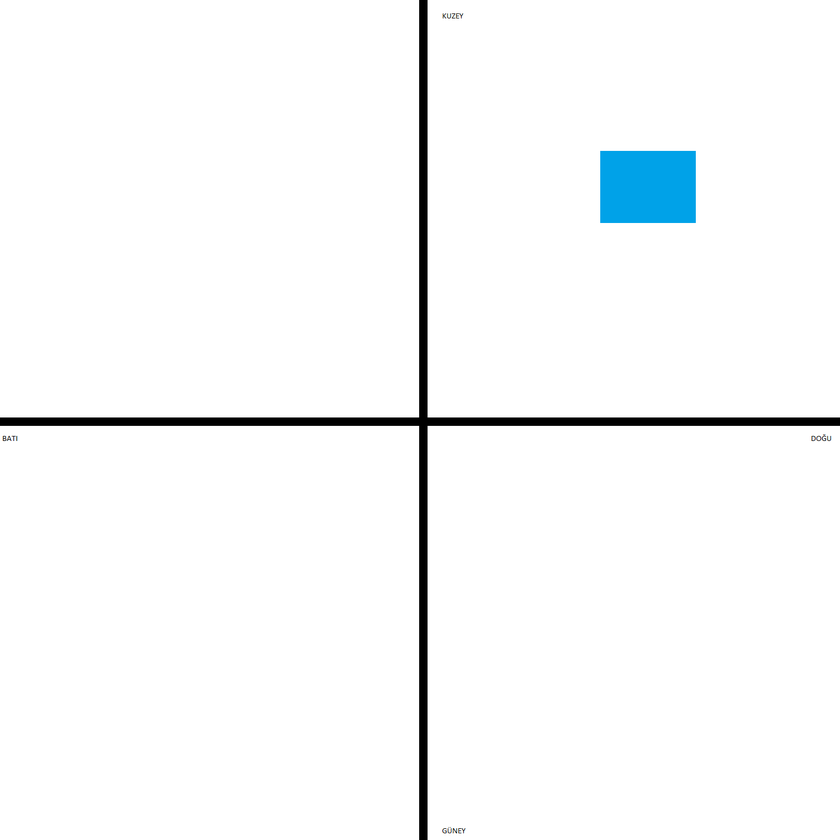
#> input picture Kayıt sistemi/location.png, 840 x 840 px, shrunk from 1503 x 1503 before the run
$ python -i location.py   (imports and definitions only)
#> lines starting #> are read from the running program, lines starting #| are printed output that depends on the picture; after the words box and inside, x2 and y2 are one past the last pixel; in counts of white or black regions, pixels touching at a corner belong together
import cv2
import numpy as np

def locate(x,y,size):
    if x > size[0]/2:
        if y > size[1]/2:
            return('Güney Doğu')
        else:
            return('Kuzey Doğu')
    else:
        if y > size[1]/2:
            return('Güney Batı')
        else:
            return('Kuzey Batı')

def location(name):
#> called with name = 'location.png'
    image = cv2.imread(name,cv2.IMREAD_GRAYSCALE)
#> image: shape (840, 840); min 0, max 255, mean 248.6
    size = image.shape
#> size = (840, 840)
    image = cv2.dilate(image,np.ones((5,5)),iterations=5)
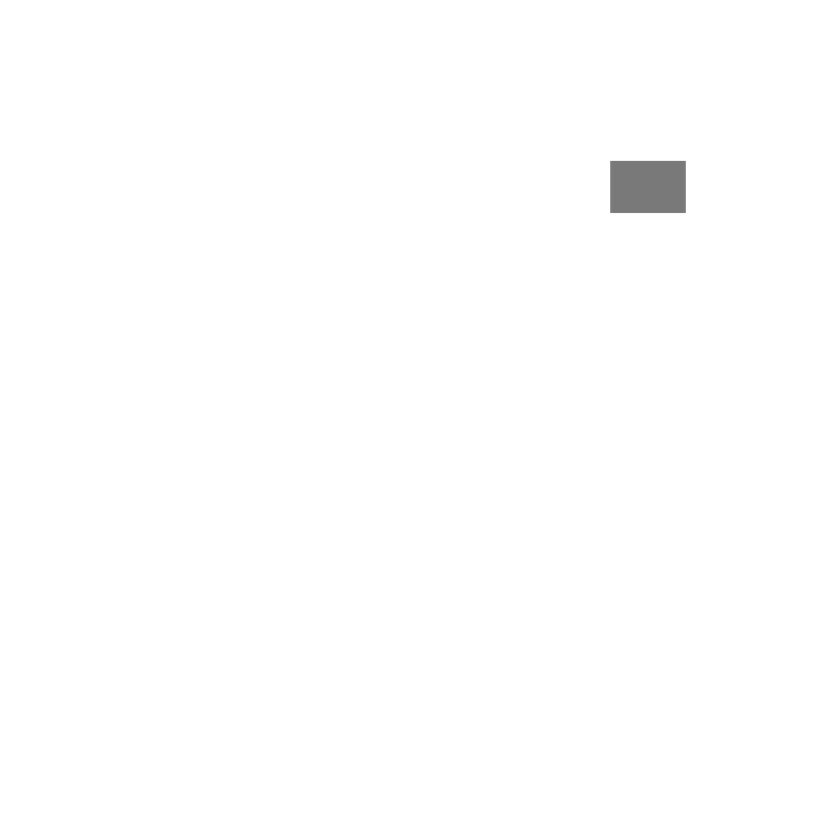
#> image: shape (840, 840); min 121, max 255, mean 254.3
    edge = cv2.Canny(image, 0,255)
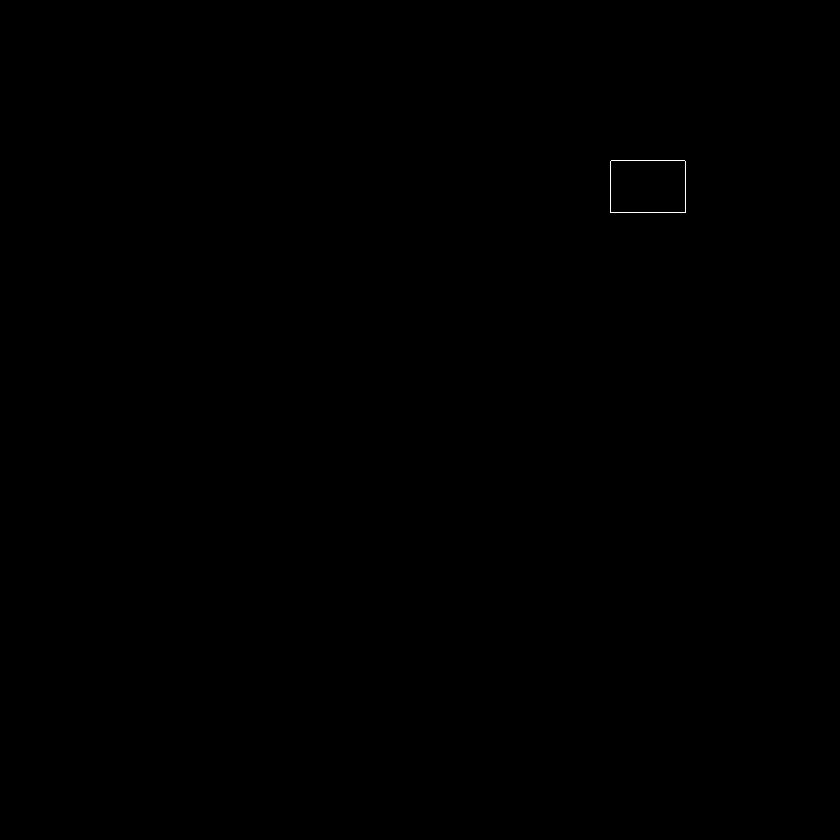
#> edge: shape (840, 840); 0.04% white in thin lines or dots, all inside (x1, y1, x2, y2) = (610, 160, 686, 213)
    contours,_ = cv2.findContours(edge.copy(), cv2.RETR_EXTERNAL, cv2.CHAIN_APPROX_NONE)
#> contours = 1 contour; box (x1, y1, x2, y2) and area: (610, 160, 686, 213) 3899
    x,y,w,h = cv2.boundingRect(contours[0])
#> x = 610; y = 160; w = 76; h = 53
    return locate(x,y,size)

>>> result = location('location.png')
#> result = 'Kuzey Doğu'

$ run again, on Kayıt sistemi/shapes.png
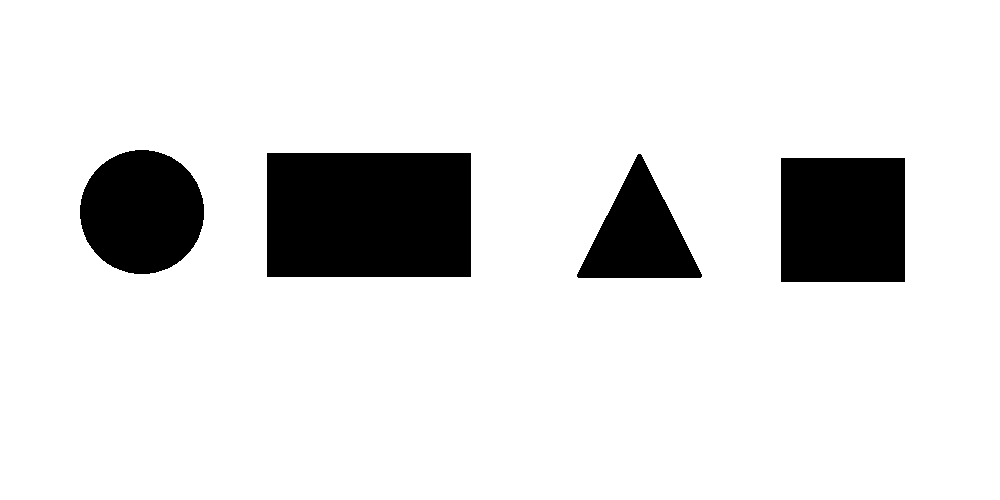
#> input picture Kayıt sistemi/shapes.png, 1000 x 500 px
#> in location, `image = cv2.dilate(image,np.ones((5,5)),iterations=5)`:
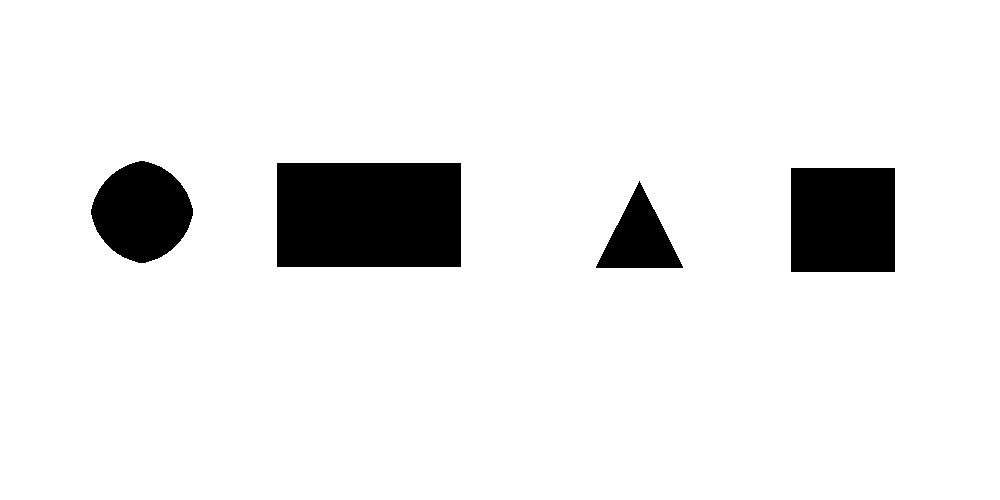
#> image: shape (500, 1000); 91.7% white; 4 black regions, box (x1, y1, x2, y2) and area: (277, 163, 461, 267) 19136, (791, 168, 895, 272) 10816, (91, 161, 193, 263) 7522, (596, 181, 683, 268) 3835
#> in location, `edge = cv2.Canny(image, 0,255)`:
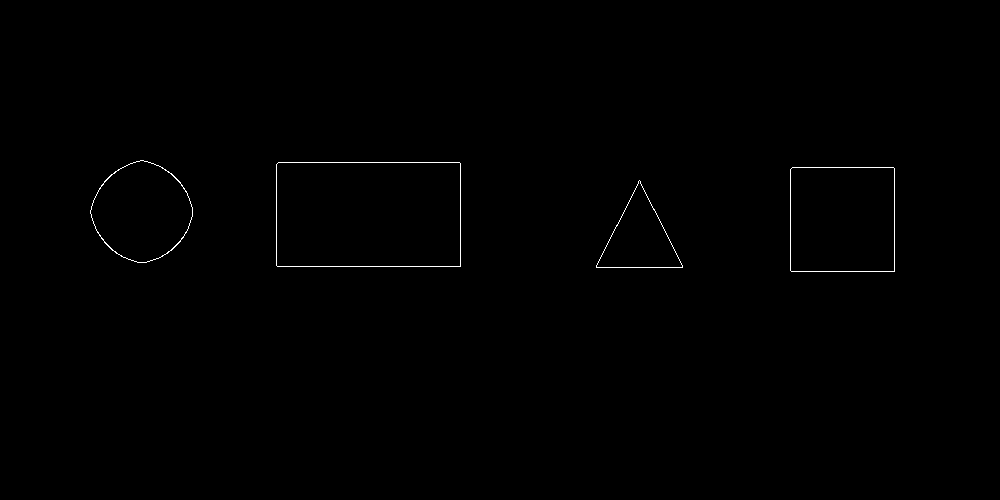
#> edge: shape (500, 1000); 0.32% white in thin lines or dots, all inside (x1, y1, x2, y2) = (90, 160, 895, 272)
#> contours = 4 contours; box (x1, y1, x2, y2) and area: (276, 162, 461, 267) 19133, (790, 167, 895, 272) 10813, (90, 160, 193, 263) 7547, (596, 180, 683, 268) 3793
#> x = 596; y = 180; w = 87; h = 88
#> result = 'Kuzey Doğu'
